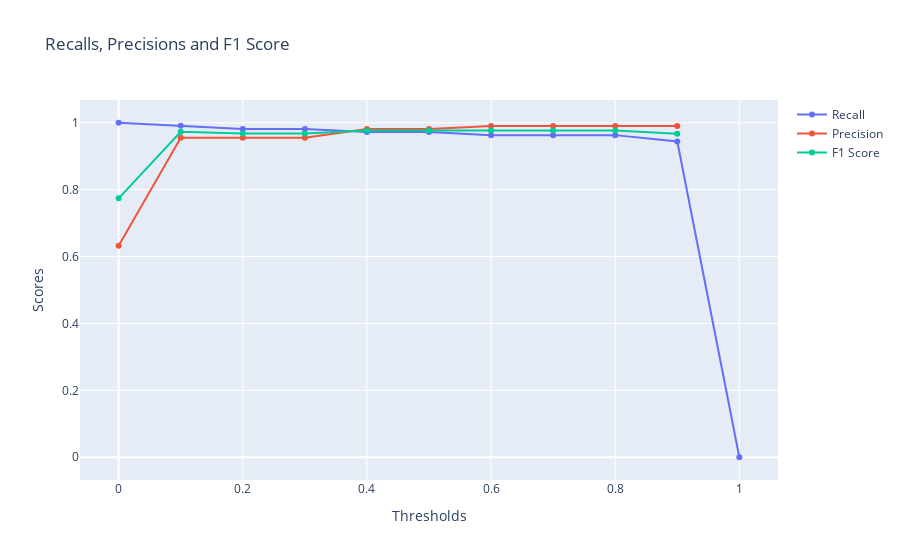

Notebook source saved alongside this figure:
### Code cell
# Create a new figure for plotting
fig = go.Figure()

# Round the values in the df_confusion_matrix DataFrame to two decimal places
df_confusion_matrix_graph = df_confusion_matrix.round(3)

fig.add_trace(go.Scatter(x=df_confusion_matrix_graph['Thresholds'], y=df_confusion_matrix_graph['recall'], mode='lines+markers', name='Recall'))
fig.add_trace(go.Scatter(x=df_confusion_matrix_graph['Thresholds'], y=df_confusion_matrix_graph['precision'], mode='lines+markers', name='Precision'))
fig.add_trace(go.Scatter(x=df_confusion_matrix_graph['Thresholds'], y=df_confusion_matrix_graph['f1_score'], mode='lines+markers', name='F1 Score'))
fig.update_layout(title='Recalls, Precisions and F1 Score', xaxis_title='Thresholds', yaxis_title='Scores')

# Display the figure
fig.show()

# Feature importances
importances = model.feature_importances_
indices = np.argsort(importances)[::-1]
features = breast_cancer.feature_names

print("Feature importances:")
for f in range(X.shape[1]):
    print(f"{features[indices[f]]}: {importances[indices[f]]:.4f}")

# Plot feature importances
plt.figure(figsize=(10, 6))
plt.title("Feature importances")
plt.bar(range(X.shape[1]), importances[indices], align="center")
plt.xticks(range(X.shape[1]), [features[i] for i in indices], rotation=90)
plt.xlim([-1, X.shape[1]])
plt.show()

### Figure 1 — Plotly figure (JSON) as saved in the notebook; plotly's stock layout.template omitted (floating-point values rounded to 4 significant figures)
{"data": [{"mode": "lines+markers", "name": "Recall", "type": "scatter", "x": [0, 0.1, 0.2, 0.3, 0.4, 0.5, 0.6, 0.7, 0.8, 0.9, 1], "y": [1, 0.991, 0.981, 0.981, 0.972, 0.972, 0.963, 0.963, 0.963, 0.944, 0]}, {"mode": "lines+markers", "name": "Precision", "type": "scatter", "x": [0, 0.1, 0.2, 0.3, 0.4, 0.5, 0.6, 0.7, 0.8, 0.9, 1], "y": [0.632, 0.955, 0.955, 0.955, 0.981, 0.981, 0.99, 0.99, 0.99, 0.99, null]}, {"mode": "lines+markers", "name": "F1 Score", "type": "scatter", "x": [0, 0.1, 0.2, 0.3, 0.4, 0.5, 0.6, 0.7, 0.8, 0.9, 1], "y": [0.774, 0.973, 0.968, 0.968, 0.977, 0.977, 0.977, 0.977, 0.977, 0.967, null]}], "layout": {"title": {"text": "Recalls, Precisions and F1 Score"}, "xaxis": {"title": {"text": "Thresholds"}}, "yaxis": {"title": {"text": "Scores"}}}}
